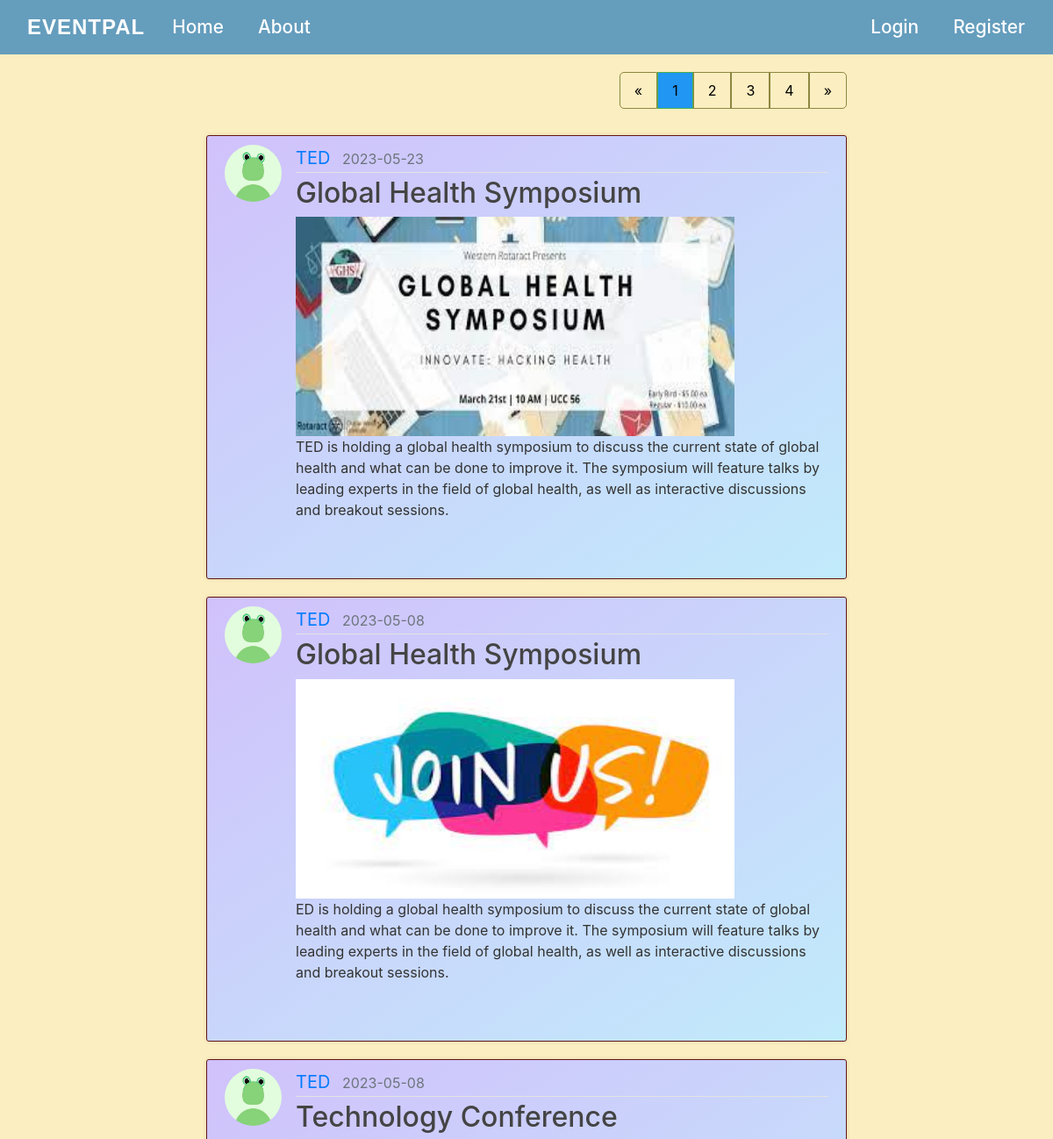
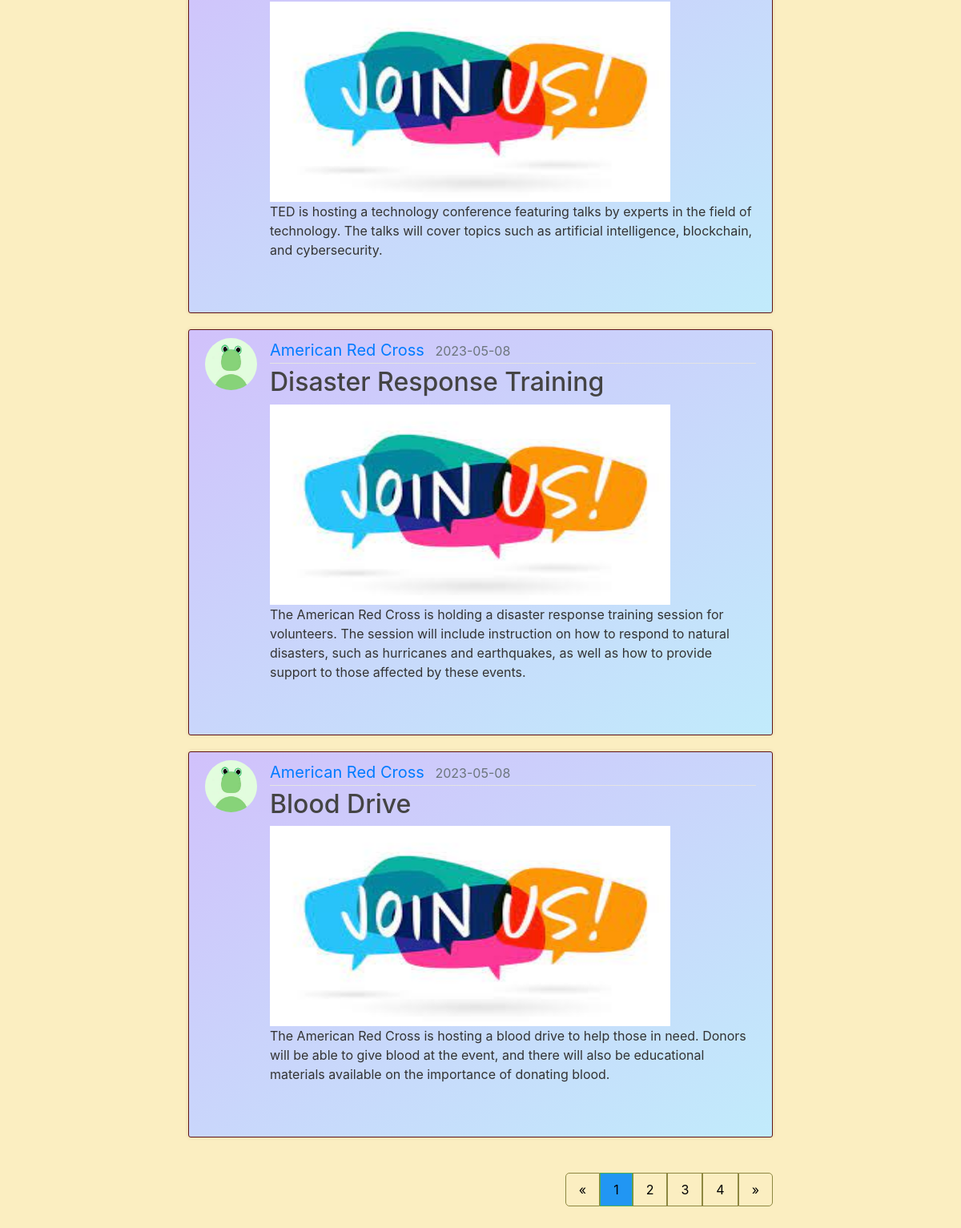
The page /home on the database its author committed (2 pictures, top to bottom).
### event_name/models.py (models this page shows, shortened)
class Event(db.Model):
    id = db.Column(db.Integer, primary_key=True)
    title = db.Column(db.String(100), nullable=False)
    date_posted = db.Column(db.DateTime, nullable=False, default=datetime.utcnow)
    date_of_event = db.Column(db.String, nullable=False)
    description = db.Column(db.Text, nullable=False)
    image_file = db.Column(db.String(20), nullable=False, default='default.jpg')
    organizer_id = db.Column(db.Integer, db.ForeignKey('user.id'), nullable=False)
    enrollments = db.relationship('Enrollment', backref='event', lazy=True)

class User(db.Model, UserMixin):
    id = db.Column(db.Integer, primary_key=True)
    username = db.Column(db.String(80), unique=True)
    password = db.Column(db.String(200))
    email = db.Column(db.String(256), unique=True)
    image_file = db.Column(db.String(20), nullable=False, default='default.jpg')
    role = db.Column(db.String(80))
    is_organizer = db.Column(db.String, default='user')
    events = db.relationship('Event', backref='author', lazy=True)
    enrollments = db.relationship('Enrollment', backref='user', lazy=True)

### event_name/routes.py (the view)
@app.route("/home")
def home():
    page = request.args.get('page', 1, type=int)
    events = Event.query.order_by(Event.date_posted.desc()).paginate(page=page, per_page=5)
    if current_user:
        user = current_user
    return render_template('home.html', events=events, user=user)

### event_name/templates/home.html (shortened to what this page needs)
{% extends 'layout.html' %}
{% block content %}
    <div style="text-align: end;">
        <div class="pagination">
            <a href="{{ url_for('home', page=1) }}">&laquo;</a>
        {% for page_num in events.iter_pages(left_edge=1, right_edge=1, left_current=1, right_current=2) %}
            {% if page_num %}
                {% if events.page == page_num %}
                    <a class="active" href="{{ url_for('home', page=page_num) }}">{{ page_num }} </a>
                {% else %}
                    <a href="{{ url_for('home', page=page_num) }}">{{ page_num }} </a>
                {% endif %}
            {% else %}
                ...
            {% endif %}
        {% endfor %}
            <a href="{{ url_for('home', page=events.pages) }}">&raquo;</a>
        </div>
    </div></br>
    {% for event in events.items %}
        <article class="media content-section">
            <div class="d-flex align-items-stretch">
                <img class="rounded-circle article-img" src="{{ url_for('static', filename='profile_pics/' + event.author.image_file) }}">
            </div>
            <div class="d-flex flex-column bd-highlight mb-3">
                <div class="media-body">
                    <div class="article-metadata">
                      <a class="mr-2" href="{{ url_for('org_events', username=event.author.username) }}">{{ event.author.username }}</a>
                      <small class="text-muted">{{ event.date_posted.strftime('%Y-%m-%d') }}</small>
                    </div>
                    <h2><a class="article-title" href="{{ url_for('event', event_id=event.id) }}">{{ event.title }}</a></h2>
                </div>
                    <img
                        src="{{ url_for('static', filename='event_pics/' + event.image_file) }}"
                        style="object-fit: fill; width: 500px; height: 250px;">
                        <p class="article-content">{{ event.description }}</p>
            </div>
        </article>
    {% endfor %}
    <div style="text-align: end;">
        <div class="pagination">
            <a href="{{ url_for('home', page=1) }}">&laquo;</a>
        {% for page_num in events.iter_pages(left_edge=1, right_edge=1, left_current=1, right_current=2) %}
            {% if page_num %}
                {% if events.page == page_num %}
                    <a class="active" href="{{ url_for('home', page=page_num) }}">{{ page_num }} </a>
                {% else %}
                    <a href="{{ url_for('home', page=page_num) }}">{{ page_num }} </a>
                {% endif %}
            {% else %}
                ...
            {% endif %}
        {% endfor %}
            <a href="{{ url_for('home', page=events.pages) }}">&raquo;</a>
        </div>
    </div>
{% endblock content %}

### event_name/templates/layout.html (shortened to what this page needs)
<!DOCTYPE html>
<html lang="en">
<head>
    <link rel="stylesheet" href="https://maxcdn.bootstrapcdn.com/bootstrap/4.0.0/css/bootstrap.min.css">
    <link rel="stylesheet" type="text/css" href="{{ url_for('static', filename='main.css') }}">
</head>
<body>
    <nav class="navbar navbar-expand-md nav-color">
            <a class="navbar-brand nav-r" href="{{ url_for('base') }}">
                EventPal
            </a>
            <div class="collapse navbar-collapse" id="navbarNav">
                <ul class="navbar-nav mr-auto">
                    <li class="nav-item active">
                        <a class="nav-link" href="{{ url_for('home') }}">Home <span class="sr-only">(current)</span></a>
                    </li>
                    <li class="nav-item active">
                        <a class="nav-link" href="{{ url_for('about') }}">About</a>
                    </li>
                </ul>
                <ul class="navbar-nav">
                    {% if current_user.is_authenticated %}
                        {% if current_user.is_organizer == 'organizer' %}
                        <li class="nav-item dropdown">
                            <a class="nav-link" href="#" id="navbarDropdownMenuLink" data-toggle="dropdown" aria-haspopup="true" aria-expanded="false">
                              Services
                            </a>
                            <div class="dropdown-menu" aria-labelledby="navbarDropdownMenuLink">
                              <a class="dropdown-item" href="{{ url_for('new_event') }}">New Event</a>
                              <a class="dropdown-item" href="{{ url_for('event_status') }}">Event Status</a>
                              <a class="dropdown-item" href="{{ url_for('customer_care') }}">Customer Care</a>
                            </div>
                        </li>
                    {% elif current_user.is_organizer == 'user' %}
                        <li class="nav-item dropdown">
                            <a class="nav-link" href="#" id="navbarDropdownMenuLink" data-toggle="dropdown" aria-haspopup="true" aria-expanded="false">
                            Services
                            </a>
                            <div class="dropdown-menu" aria-labelledby="navbarDropdownMenuLink">
                            <a class="dropdown-item" href="{{ url_for('enrolled_events', user_id=current_user.id) }}">My Enrolled Events</a>
                            <a class="dropdown-item" href="{{ url_for('search') }}">Search events</a>
                            <a class="dropdown-item" href="{{ url_for('customer_care') }}">Customer Care</a>
                            </div>
                        </li>
                    {% endif %}
                    <li class="nav-item active">
                        <a class="nav-link" href="{{ url_for('account') }}">Account</a>
                    </li>
                    <li class="nav-item active">
                        <a class="nav-link" href="{{ url_for('logout') }}">Logout</a>
                    </li>
                    {% else %}
                    <li class="nav-item active">
                        <a class="nav-link" href="{{ url_for('login') }}">Login</a>
                    </li>
                    <li class="nav-item active">
                        <a class="nav-link" href="{{ url_for('register') }}">Register</a>
                    </li>
                    {% endif %}
                </ul>
            </div>
    </nav>
      <main role="main" class="container">
        <div class="row justify-content-md-center" style="padding-top: 20px;">
          <div class="col col-md-8">
            {% block content %}{% endblock %}
          </div>
        </div>
      </main>
</body>
</html>

### event_name/static/main.css (style rules this page uses)
.nav-color { background-color: #659dbd; }
body { background: #fbeec1; color: #333333; margin-top: 0rem; }
.content-section { border: 2px solid #181a7a; padding: 10px 20px; border: 1px solid #611515; border-radius: 3px; margin-bottom: 20px; }
h1, h2, h3, h4, h5, h6 { color: #444444; }
.article-title { color: #444444; }
.article-content { white-space: pre-line; }
.article-img { height: 65px; width: 65px; margin-right: 16px; }
.article-metadata { padding-bottom: 1px; margin-bottom: 4px; border-bottom: 1px solid #e3e3e3; font-size: 20px; }
.navbar-nav .nav-link { border-radius: 20px; color: white; padding: 5px 0px; margin-left: 15px; margin-right: 8px; font-size: 1.3rem; font-weight: 500; }
.nav-r { border-radius: 25px; color: white; padding: 5px 0px; margin-left: 15px; margin-right: 8px; }
.navbar-brand { display: flex; align-items: center; font-family: 'Montserrat', sans-serif; font-size: 1.5rem; font-weight: 700; text-transform: uppercase; letter-spacing: 1px; color: #fff; }
.pagination { display: inline-block; }
.pagination a { color: black; float: left; padding: 8px 16px; text-decoration: none; border: 1px solid #8d8741; }
.pagination a.active { background-color: #2196f3; color: rgb(0, 0, 0); border: 1px solid #4CAF50; }
.pagination a:first-child { border-top-left-radius: 5px; border-bottom-left-radius: 5px; }
.pagination a:last-child { border-top-right-radius: 5px; border-bottom-right-radius: 5px; }
article { background-color: #ffffff; padding: 20px; margin-bottom: 20px; box-shadow: 0 0 5px rgba(0, 0, 0, 0.1); background: linear-gradient(to bottom right, #d1c1fb, #c1ebfb); }
.nav-link { color: #333; }

### rows shown on the page
Event: image_file (placeholder picture), author.username "TED", date_posted "2023-05-23", title "Global Health Symposium", image_file (picture), description "TED is holding a global health symposium to discuss the current state of global health and what can be done to improve it. The symposium will feature talks by leading experts in the field of global health, as well as interactive discussions and breakout sessions."
Event: image_file (placeholder picture), author.username "TED", date_posted "2023-05-08", title "Global Health Symposium", description "ED is holding a global health symposium to discuss the current state of global health and what can be done to improve it. The symposium will feature talks by leading experts in the field of global health, as well as interactive discussions and breakout sessions."
Event: image_file (placeholder picture), author.username "TED", date_posted "2023-05-08", title "Technology Conference", description "TED is hosting a technology conference featuring talks by experts in the field of technology. The talks will cover topics such as artificial intelligence, blockchain, and cybersecurity."
Event: image_file (placeholder picture), author.username "American Red Cross", date_posted "2023-05-08", title "Disaster Response Training", description "The American Red Cross is holding a disaster response training session for volunteers. The session will include instruction on how to respond to natural disasters, such as hurricanes and earthquakes, as well as how to provide support to those affected by these events."
Event: image_file (placeholder picture), author.username "American Red Cross", date_posted "2023-05-08", title "Blood Drive", description "The American Red Cross is hosting a blood drive to help those in need. Donors will be able to give blood at the event, and there will also be educational materials available on the importance of donating blood."

### other values the page prints
{{ page_num }} "1"
{{ page_num }} "2" "3" "4"
